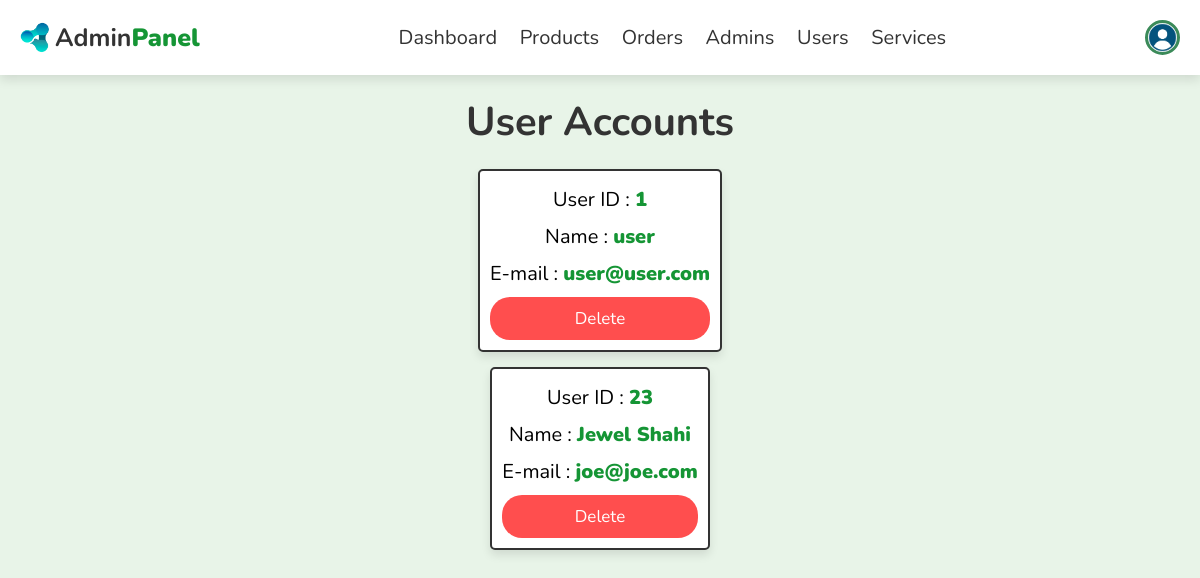
The app's page /admin/users_accounts.php (signed in), older data.
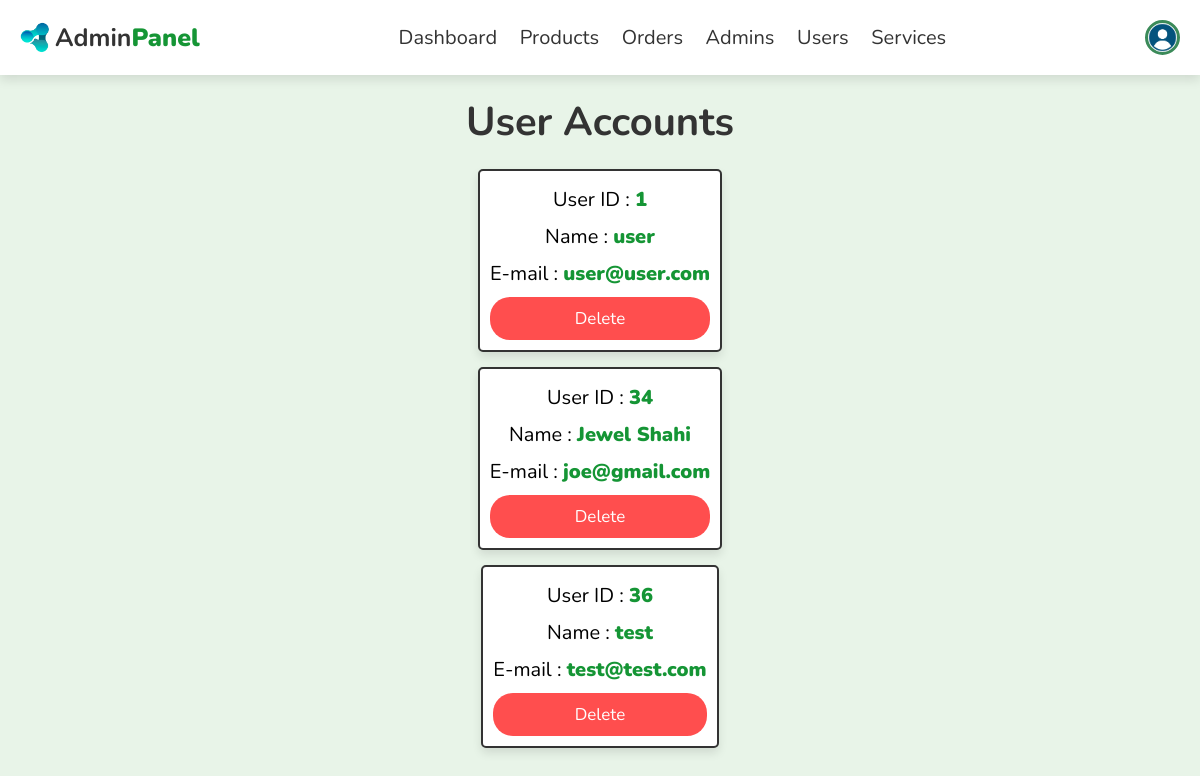
The same page, newer data.
### tables this page shows
CREATE TABLE `users` (
  `id` int(100) NOT NULL AUTO_INCREMENT,
  `name` varchar(20) NOT NULL,
  `email` varchar(50) NOT NULL,
  `password` varchar(50) NOT NULL,
  `isAdmin` int(1) NOT NULL DEFAULT 0,
  `avatar` text NOT NULL DEFAULT 'default.png',
  PRIMARY KEY (`id`),
  UNIQUE KEY `unique_email` (`email`)
);

### admin/users_accounts.php (the view, shortened to what this page needs)
<?php
include '../components/connect.php';
?>
<!DOCTYPE html>
<html lang="en">
<head>
  <link rel="stylesheet" href="https://cdnjs.cloudflare.com/ajax/libs/font-awesome/6.1.1/css/all.min.css">
  <link rel="stylesheet" href="../css/admin_style.css">
  <link rel="stylesheet" href="../css/global.css">
</head>
<body>
  <?php include '../components/admin_header.php'; ?>
  <section class="accounts">
    <h1 class="heading">User accounts</h1>
    <div class="box-container">
      <?php
      $select_accounts = $conn->prepare("SELECT * FROM `users` WHERE isAdmin = 0");
      $select_accounts->execute();
      if ($select_accounts->rowCount() > 0) {
        while ($fetch_accounts = $select_accounts->fetch(PDO::FETCH_ASSOC)) {
      ?>
          <div class="box">
            <p> User ID : <span><?= $fetch_accounts['id']; ?></span> </p>
            <p> Name : <span><?= $fetch_accounts['name']; ?></span> </p>
            <p> E-mail : <span><?= $fetch_accounts['email']; ?></span> </p>
            <a href="users_accounts.php?delete=<?= $fetch_accounts['id']; ?>" onclick="return confirm('Delete this account? User related information will also be deleted!')" class="delete-btn">Delete</a>
          </div>
      <?php
        }
      } else {
        echo '<p class="empty">There are currently no available user accounts</p>';
      }
      ?>
    </div>
  </section>
</body>
</html>

Row changes from the older to the newer data that the page shows:
removed users: id "23", name "Jewel Shahi", email "joe@joe.com"
added users: id "34", name "Jewel Shahi", email "joe@gmail.com"
added users: id "36", name "test", email "test@test.com"
